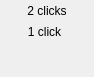
<?xml version="1.0" encoding="UTF-8"?>
<ui version="4.0">
 <class>toolbar_slabgroup</class>
 <widget class="QWidget" name="toolbar_slabgroup">
  <property name="geometry">
   <rect>
    <x>0</x>
    <y>0</y>
    <width>94</width>
    <height>77</height>
   </rect>
  </property>
  <property name="windowTitle">
   <string>Form</string>
  </property>
  <layout class="QGridLayout" name="gridLayout">
   <property name="leftMargin">
    <number>0</number>
   </property>
   <property name="topMargin">
    <number>0</number>
   </property>
   <property name="rightMargin">
    <number>0</number>
   </property>
   <property name="bottomMargin">
    <number>0</number>
   </property>
   <property name="spacing">
    <number>0</number>
   </property>
   <item row="0" column="0">
    <widget class="QToolButton" name="threeClickToolButton">
     <property name="toolTip">
      <string>Detect a box with 2 clicks (the two vertical faces around a corner)</string>
     </property>
     <property name="text">
      <string>2 clicks</string>
     </property>
     <property name="icon">
      <iconset resource="../../../openscantools.qrc">
       <normaloff>:/icons/100x100/Auto_box_2_click.png</normaloff>:/icons/100x100/Auto_box_2_click.png</iconset>
     </property>
     <property name="checkable">
      <bool>true</bool>
     </property>
     <property name="toolButtonStyle">
      <enum>Qt::ToolButtonTextBesideIcon</enum>
     </property>
     <property name="autoRaise">
      <bool>true</bool>
     </property>
    </widget>
   </item>
   <item row="1" column="0">
    <widget class="QToolButton" name="oneClickToolButton">
     <property name="toolTip">
      <string>Detect a box with one click on a vertical edge</string>
     </property>
     <property name="text">
      <string>1 click</string>
     </property>
     <property name="icon">
      <iconset resource="../../../openscantools.qrc">
       <normaloff>:/icons/100x100/Auto_box_1_click.png</normaloff>:/icons/100x100/Auto_box_1_click.png</iconset>
     </property>
     <property name="checkable">
      <bool>true</bool>
     </property>
     <property name="toolButtonStyle">
      <enum>Qt::ToolButtonTextBesideIcon</enum>
     </property>
     <property name="autoRaise">
      <bool>true</bool>
     </property>
    </widget>
   </item>
   <item row="2" column="0">
    <spacer name="verticalSpacer">
     <property name="orientation">
      <enum>Qt::Vertical</enum>
     </property>
     <property name="sizeHint" stdset="0">
      <size>
       <width>0</width>
       <height>0</height>
      </size>
     </property>
    </spacer>
   </item>
  </layout>
 </widget>
 <resources>
  <include location="../../../openscantools.qrc"/>
 </resources>
 <connections/>
</ui>
